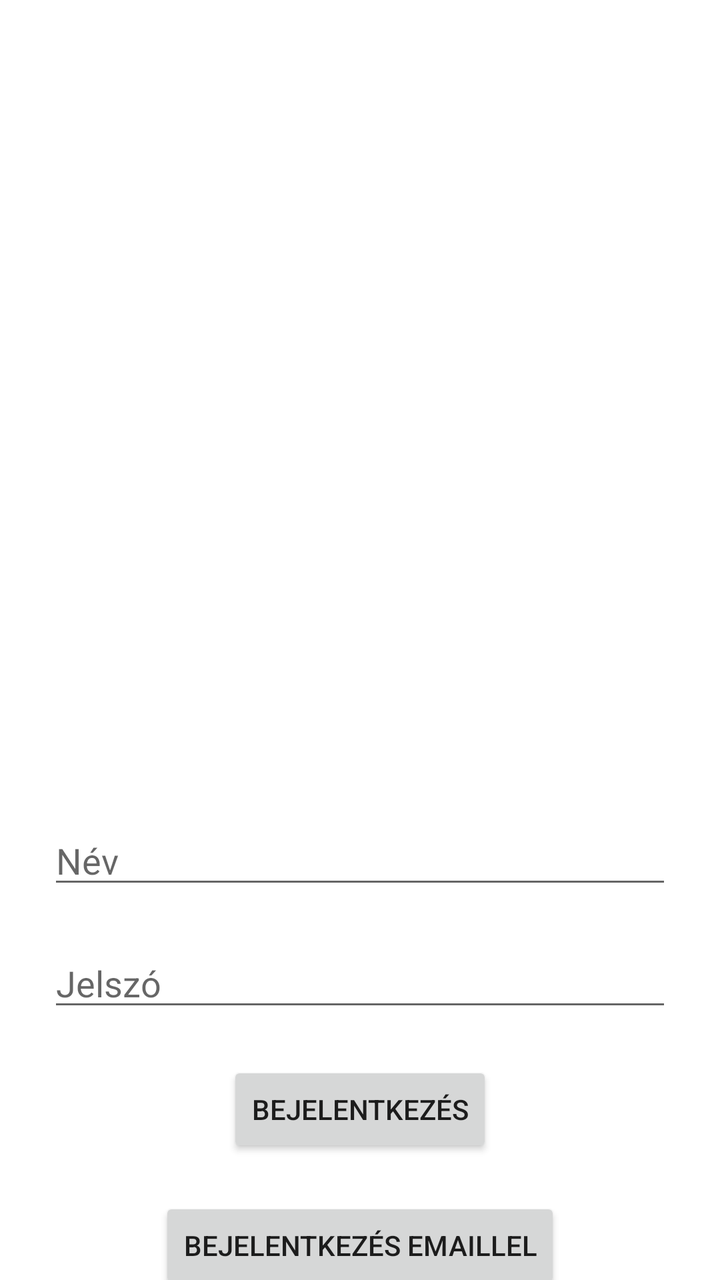
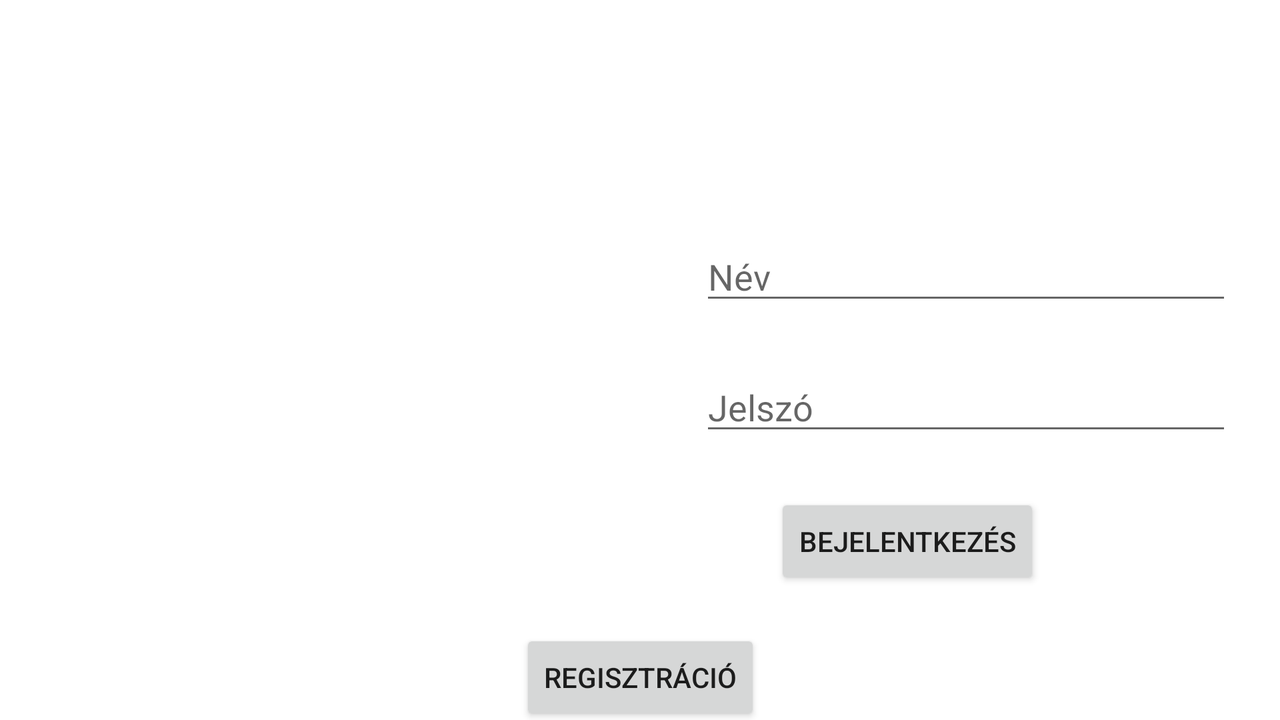

An Android layout and its configuration variant, each rendered on a device that would load it. The default file and the variant file are quoted in full after the pictures.
<!-- AndroidManifest.xml: application theme Theme.SwimsuitWebshop -->
<!-- res/layout/activity_main.xml -->
<?xml version="1.0" encoding="utf-8"?>
<androidx.constraintlayout.widget.ConstraintLayout xmlns:android="http://schemas.android.com/apk/res/android"
    xmlns:app="http://schemas.android.com/apk/res-auto"
    xmlns:tools="http://schemas.android.com/tools"
    android:layout_width="match_parent"
    android:layout_height="match_parent"
    tools:context=".MainActivity">


    <EditText
        android:id="@+id/editTextUserName"
        android:layout_width="match_parent"
        android:layout_height="wrap_content"
        android:layout_marginStart="24dp"
        android:layout_marginTop="408dp"
        android:layout_marginEnd="24dp"
        android:ems="10"
        android:hint="@string/name"
        android:inputType="textPersonName"
        app:layout_constraintEnd_toEndOf="parent"
        app:layout_constraintHorizontal_bias="1.0"
        app:layout_constraintStart_toStartOf="parent"
        app:layout_constraintTop_toTopOf="parent" />

    <EditText
        android:id="@+id/editTextPassword"
        android:layout_width="match_parent"
        android:layout_height="wrap_content"
        android:layout_marginStart="24dp"
        android:layout_marginTop="20dp"
        android:layout_marginEnd="24dp"
        android:ems="15"
        android:hint="@string/password"
        android:inputType="textPassword"
        app:layout_constraintEnd_toEndOf="parent"
        app:layout_constraintHorizontal_bias="1.0"
        app:layout_constraintStart_toStartOf="parent"
        app:layout_constraintTop_toBottomOf="@+id/editTextUserName" />

    <Button
        android:id="@+id/loginButton"
        android:layout_width="wrap_content"
        android:layout_height="wrap_content"
        android:layout_marginStart="160dp"
        android:layout_marginTop="20dp"
        android:layout_marginEnd="160dp"
        android:onClick="login"
        android:text="@string/login"
        app:layout_constraintEnd_toEndOf="parent"
        app:layout_constraintStart_toStartOf="parent"
        app:layout_constraintTop_toBottomOf="@+id/editTextPassword" />

    <Button
        android:id="@+id/loginEmailButton"
        android:layout_width="wrap_content"
        android:layout_height="wrap_content"
        android:layout_marginStart="160dp"
        android:layout_marginTop="20dp"
        android:layout_marginEnd="160dp"
        android:onClick="loginEmail"
        android:text="@string/loginEmail"
        app:layout_constraintEnd_toEndOf="parent"
        app:layout_constraintStart_toStartOf="parent"
        app:layout_constraintTop_toBottomOf="@+id/loginButton" />

    <Button
        android:id="@+id/registerButton"
        android:layout_width="wrap_content"
        android:layout_height="wrap_content"
        android:layout_marginStart="160dp"
        android:layout_marginTop="20dp"
        android:layout_marginEnd="160dp"
        android:onClick="register"
        android:text="@string/registration"
        app:layout_constraintEnd_toEndOf="parent"
        app:layout_constraintStart_toStartOf="parent"
        app:layout_constraintTop_toBottomOf="@+id/loginEmailButton" />

</androidx.constraintlayout.widget.ConstraintLayout>
<!-- resources referenced by this layout -->
<resources>
  <string name="login">Bejelentkezés</string>
  <string name="loginEmail">Bejelentkezés emaillel</string>
  <string name="name">Név</string>
  <string name="password">Jelszó</string>
  <string name="registration">Regisztráció</string>
  <style name="Theme.SwimsuitWebshop" parent="Theme.MaterialComponents.DayNight.DarkActionBar">
          
          <item name="colorPrimary">@color/purple_500</item>
          <item name="colorPrimaryVariant">@color/purple_700</item>
          <item name="colorOnPrimary">@color/white</item>
          
          <item name="colorSecondary">@color/teal_200</item>
          <item name="colorSecondaryVariant">@color/teal_700</item>
          <item name="colorOnSecondary">@color/black</item>
          
          <item name="android:statusBarColor" tools:targetApi="l">?attr/colorPrimaryVariant</item>
          
      </style>
  <color name="purple_500">#FF6200EE</color>
  <color name="purple_700">#FF3700B3</color>
  <color name="white">#FFFFFFFF</color>
  <color name="teal_200">#FF03DAC5</color>
  <color name="teal_700">#FF018786</color>
  <color name="black">#FF000000</color>
</resources>
<!-- res/layout-land/activity_main.xml (the author's variant of the layout above) -->
<!-- drawn on the phone turned sideways -->
<?xml version="1.0" encoding="utf-8"?>
<androidx.constraintlayout.widget.ConstraintLayout
    xmlns:android="http://schemas.android.com/apk/res/android"
    xmlns:app="http://schemas.android.com/apk/res-auto"
    xmlns:tools="http://schemas.android.com/tools"
    android:layout_width="match_parent"
    android:layout_height="match_parent"
    tools:context=".MainActivity">


    <EditText
        android:id="@+id/editTextUserName"
        android:layout_width="match_parent"
        android:layout_height="wrap_content"
        android:layout_marginStart="350dp"
        android:layout_marginTop="116dp"
        android:layout_marginEnd="24dp"
        android:ems="10"
        android:hint="@string/name"
        android:inputType="textPersonName"
        app:layout_constraintEnd_toEndOf="parent"
        app:layout_constraintHorizontal_bias="0.0"
        app:layout_constraintStart_toStartOf="parent"
        app:layout_constraintTop_toTopOf="parent" />

    <EditText
        android:id="@+id/editTextPassword"
        android:layout_width="match_parent"
        android:layout_height="wrap_content"
        android:layout_marginStart="350dp"
        android:layout_marginTop="24dp"
        android:layout_marginEnd="24dp"
        android:ems="15"
        android:hint="@string/password"
        android:inputType="textPassword"
        app:layout_constraintEnd_toEndOf="parent"
        app:layout_constraintHorizontal_bias="1.0"
        app:layout_constraintStart_toStartOf="parent"
        app:layout_constraintTop_toBottomOf="@+id/editTextUserName" />

    <Button
        android:id="@+id/loginButton"
        android:layout_width="wrap_content"
        android:layout_height="wrap_content"
        android:layout_marginStart="350dp"
        android:layout_marginTop="24dp"
        android:layout_marginEnd="120dp"
        android:onClick="login"
        android:text="@string/login"
        app:layout_constraintEnd_toEndOf="parent"
        app:layout_constraintHorizontal_bias="1.0"
        app:layout_constraintStart_toStartOf="parent"
        app:layout_constraintTop_toBottomOf="@+id/editTextPassword" />

    <Button
        android:id="@+id/registerButton"
        android:layout_width="wrap_content"
        android:layout_height="wrap_content"
        android:layout_marginStart="160dp"
        android:layout_marginTop="20dp"
        android:layout_marginEnd="160dp"
        android:onClick="register"
        android:text="@string/registration"
        app:layout_constraintEnd_toEndOf="parent"
        app:layout_constraintStart_toStartOf="parent"
        app:layout_constraintTop_toBottomOf="@+id/loginButton" />

</androidx.constraintlayout.widget.ConstraintLayout>
<!-- resources referenced by the variant -->
<!-- as the phone turned sideways resolves them -->
<resources>
  <string name="login">Bejelentkezés</string>
  <string name="name">Név</string>
  <string name="password">Jelszó</string>
  <string name="registration">Regisztráció</string>
  <style name="Theme.SwimsuitWebshop" parent="Theme.MaterialComponents.DayNight.DarkActionBar">
          
          <item name="colorPrimary">@color/purple_500</item>
          <item name="colorPrimaryVariant">@color/purple_700</item>
          <item name="colorOnPrimary">@color/white</item>
          
          <item name="colorSecondary">@color/teal_200</item>
          <item name="colorSecondaryVariant">@color/teal_700</item>
          <item name="colorOnSecondary">@color/black</item>
          
          <item name="android:statusBarColor" tools:targetApi="l">?attr/colorPrimaryVariant</item>
          
      </style>
  <color name="purple_500">#FF6200EE</color>
  <color name="purple_700">#FF3700B3</color>
  <color name="white">#FFFFFFFF</color>
  <color name="teal_200">#FF03DAC5</color>
  <color name="teal_700">#FF018786</color>
  <color name="black">#FF000000</color>
</resources>
